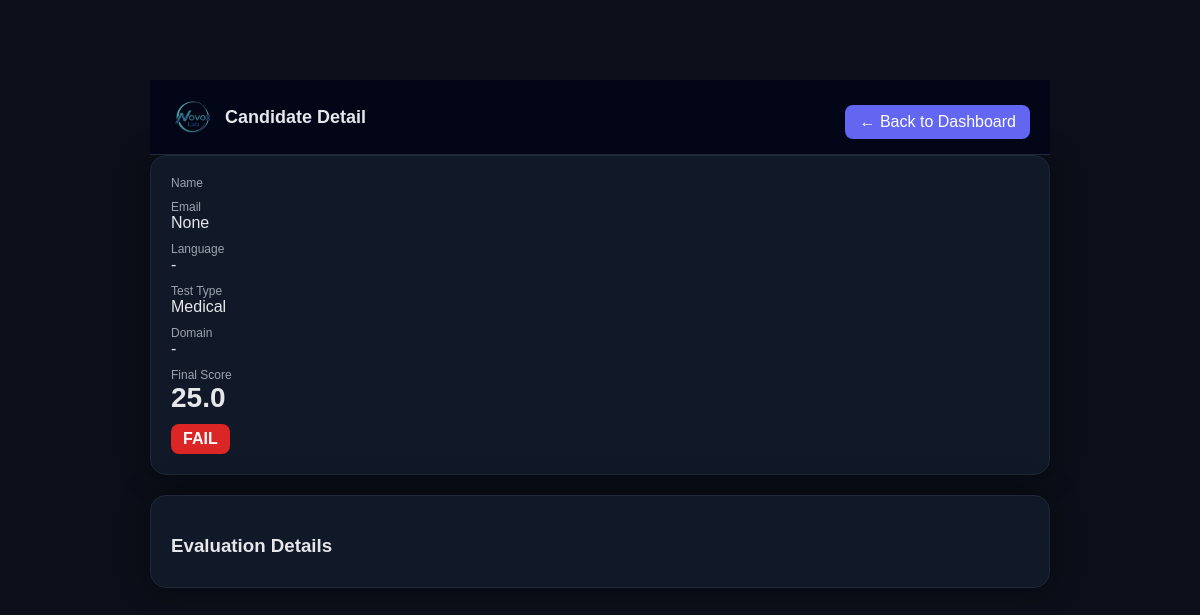
Page /result/24 on the committed database.
### tables this page shows
CREATE TABLE results (
        id INTEGER PRIMARY KEY AUTOINCREMENT,
        first_name TEXT,
        last_name TEXT,
        email TEXT,
        test_type TEXT,
        language TEXT,
        answer TEXT,

        translation_score TEXT,
        interpretation_score TEXT,
        status TEXT,

        audio1 TEXT,
        audio2 TEXT,
        audio3 TEXT,
        audio4 TEXT,

        transcription1 TEXT,
        transcription2 TEXT,
        transcription3 TEXT,
        transcription4 TEXT,

        created_at TEXT
    , editing_score TEXT, final_score REAL, post_edit_score TEXT, gleu_score REAL, bleu_score REAL, ter_score REAL, ai_component REAL, bleu_component REAL, ter_component REAL, t1_en TEXT, t2_en TEXT, t3_en TEXT, t4_en TEXT, flag TEXT, step1_original TEXT, step2_original TEXT, step1_answer TEXT, step2_answer TEXT, rev_transcription1 TEXT, rev_transcription2 TEXT, rev_transcription3 TEXT, rev_transcription4 TEXT, domain TEXT, terminology_results TEXT, rev_audio1 TEXT, rev_audio2 TEXT, rev_audio3 TEXT, rev_audio4 TEXT);

### app.py (the view)
@app.route("/result/<int:id>")
def result_detail(id):
    conn = sqlite3.connect(DB_PATH)
    conn.row_factory = sqlite3.Row
    c = conn.cursor()
    c.execute("SELECT * FROM results WHERE id = ?", (id,))
    result = c.fetchone()
    conn.close()
    if result["terminology_results"]:
        result = dict(result)
        result["terminology_results"] = json.loads(
            result["terminology_results"]
        )
    else:
        result = dict(result)
        result["terminology_results"] = []
    return render_template("result.html", r=result)

### templates/result.html (shortened to what this page needs)
<!DOCTYPE html>
<html>
<head>
</head>
<body>
<div class="container">
<div class="header">
  <div class="header-left">
    <img src="{{ url_for('static', filename='images/logo.png') }}">
    <span>Candidate Detail</span>
  </div>
  <a href="/dashboard" class="button">← Back to Dashboard</a>
</div>
<div class="card">
  <div class="label">Name</div>
  <div class="label">Email</div>
  <div class="value">{{ r.email }}</div>
  <div class="label">Language</div>
  <div class="value">{{ r.language or "-" }}</div>
<div class="label">Test Type</div>
<div class="value">
  {% if r.test_type == "post_editing" %}
    Post-MT Editing
  {% elif r.test_type == "language_test" %}
    Spoken Language
  {% elif r.test_type == "terminology" %}
    Terminology
  {% else %}
    {{ r.test_type|replace("_", " ")|title }}
  {% endif %}
</div>
<div class="label">Domain</div>
<div class="value">
  {{ r.domain.replace("_", " ")|title if r.domain else "-" }}
</div>
  <div class="label">Final Score</div>
  <div class="score">{{ r.final_score or '-' }}</div>
  <div class="status
    {% if 'PASS' in r.status %}pass
    {% elif 'BORDERLINE' in r.status %}borderline
    {% else %}fail{% endif %}">
    {{ r.status }}
  </div>
</div>
<div class="card">
  <h3>Evaluation Details</h3>
</div>
</body>
</html>

### templates/result.html (style rules this page uses)
body { background: #0b0f19; color: #e5e7eb; font-family: Arial; }
.container { max-width: 900px; margin: 80px auto 40px auto; }
.card { background: #111827; padding: 20px; border-radius: 16px; margin-bottom: 20px; box-shadow: 0 0 30px rgba(0,0,0,0.4); border: 1px solid #1f2937; }
h2, h3 { margin-bottom: 10px; }
.label { font-size: 12px; color: #9ca3af; }
.value { font-size: 16px; margin-bottom: 10px; }
.score { font-size: 28px; font-weight: bold; }
.status { display: inline-block; padding: 6px 12px; border-radius: 8px; font-size: 12px; margin-top: 10px; text-align: center; font-weight: bold; font-size: 16px; }
.fail { background:#dc2626; color:white; }
.button { background: #6366f1; color: white; padding: 8px 14px; border-radius: 8px; text-decoration: none; display: inline-block; margin-top: 10px; }
.header { position: sticky; top: 0; z-index: 1000; background: #020617; padding: 15px 20px; display: flex; justify-content: space-between; align-items: center; border-bottom: 1px solid #1f2937; }
.header-left { display: flex; align-items: center; gap: 10px; font-size: 18px; font-weight: bold; }
.header-left img { height: 40px; }
.button { background: #6366f1; color: white; padding: 8px 14px; border-radius: 8px; text-decoration: none; }

### rows in the picture
results: test_type "Medical", final_score "25.0", status "FAIL"

### other values in the picture
{{ r.email }} "None"
{{ r.language or "-" }} "-"
{{ r.domain.replace("_", " ")|title if r.domain else "-" }} "-"
